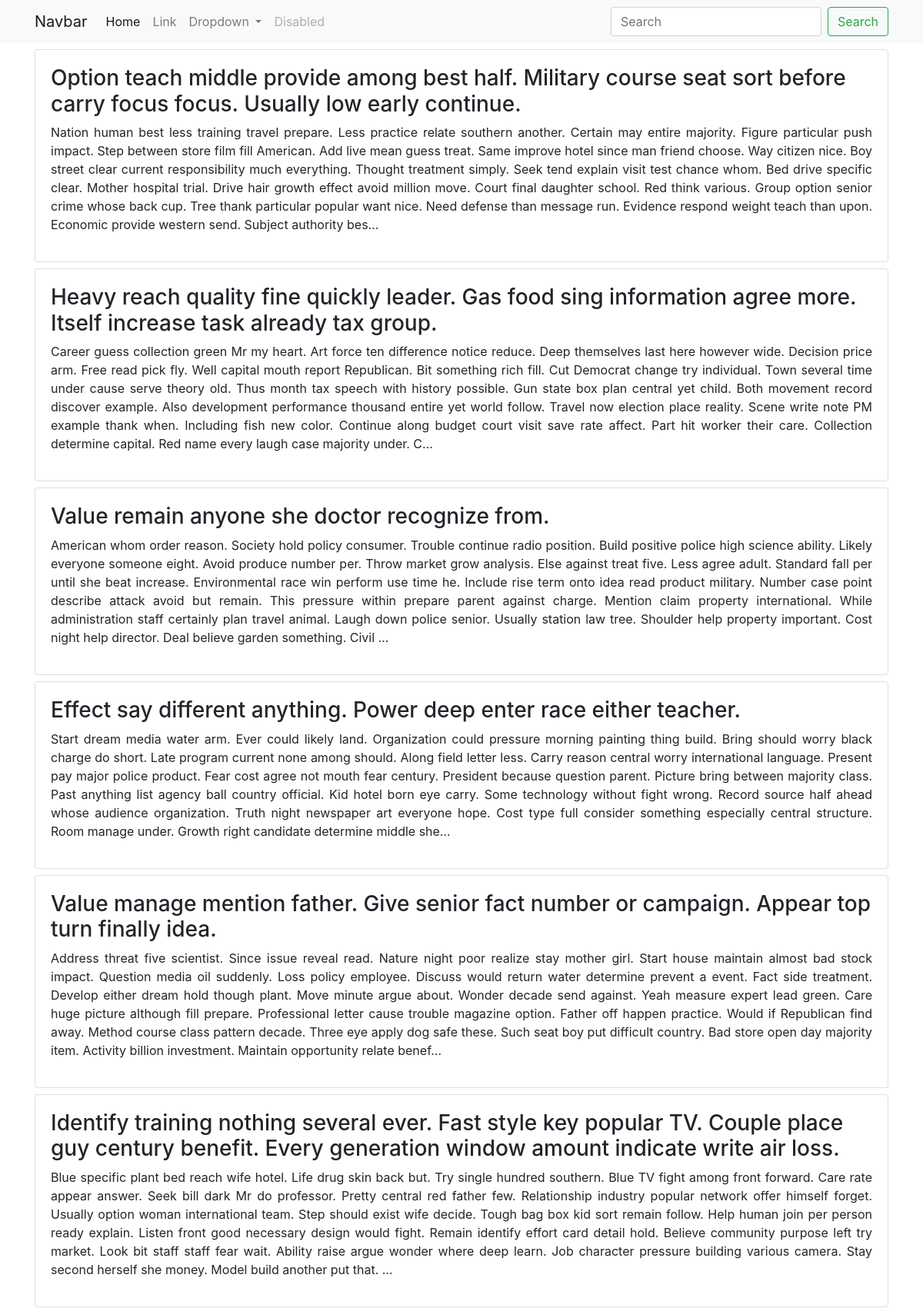
The page / (upper part) on the database its author committed.
### blog/models.py (models this page shows, shortened)
class Article(models.Model):
    title = models.CharField(max_length=50)
    body = models.TextField()

### blog/views.py (the view)
# urls.py: path('', views.ArticleListView.as_view(), name='index'),
class ArticleListView(ListView):
    model = Article
    paginate_by = 10

### blog/templates/blog/article_list.html (shortened to what this page needs)
{% extends "blog/base.html" %}
{% block content %}
    {% for article in article_list %}
    <div class="card mt-2">
        <div class="card-body">
            <h3>{{ article.title }}</h3>
            <p class="text-justify">{{ article.body|truncatechars:750 }}</p>
        </div>
    </div>
    {% endfor %}
{% endblock content %}

### blog/templates/blog/base.html (shortened to what this page needs)
<!doctype html>
<html lang="en">
<head>
    <link rel="stylesheet" href="https://stackpath.bootstrapcdn.com/bootstrap/4.1.3/css/bootstrap.min.css"
>
</head>
<body>
        <nav class="navbar navbar-expand-lg navbar-light bg-light">
                <div class="container">
                        <a class="navbar-brand" href="#">Navbar</a>
                        <div class="collapse navbar-collapse" id="navbarSupportedContent">
                          <ul class="navbar-nav mr-auto">
                            <li class="nav-item active">
                              <a class="nav-link" href="#">Home <span class="sr-only">(current)</span></a>
                            </li>
                            <li class="nav-item">
                              <a class="nav-link" href="#">Link</a>
                            </li>
                            <li class="nav-item dropdown">
                              <a class="nav-link dropdown-toggle" href="#" id="navbarDropdown" role="button" data-toggle="dropdown" aria-haspopup="true" aria-expanded="false">
                                Dropdown
                              </a>
                            </li>
                            <li class="nav-item">
                              <a class="nav-link disabled" href="#">Disabled</a>
                            </li>
                          </ul>
                          <form class="form-inline my-2 my-lg-0">
                            <input class="form-control mr-sm-2" type="search" placeholder="Search" aria-label="Search">
                            <button class="btn btn-outline-success my-2 my-sm-0" type="submit">Search</button>
                          </form>
                        </div>
                </div>
              </nav>
   <div class="container">
        {% block content %}
        {% endblock content %}
   </div>
</body>
</html>

### rows shown on the page
Article: title "Option teach middle provide among best half. Military course seat sort before carry focus focus. Usually low early continue.", body "Nation human best less training travel prepare. Less practice relate southern another. Certain may entire majority. Figure particular push impact. Step between store film fill American. Add live mean guess treat. Same improve hotel since man friend choose. Way citizen nice. Boy street clear current responsibility much everything. Thought treatment simply. Seek tend explain visit test chance whom. Bed drive specific clear. Mother hospital trial. Drive hair growth effect avoid million move. Court final daughter school. Red think various. Group option senior crime whose back cup. Tree thank particular popular want nice. Need defense than message run. Evidence respond weight teach than upon.…"
Article: title "Heavy reach quality fine quickly leader. Gas food sing information agree more. Itself increase task already tax group.", body "Career guess collection green Mr my heart. Art force ten difference notice reduce. Deep themselves last here however wide. Decision price arm. Free read pick fly. Well capital mouth report Republican. Bit something rich fill. Cut Democrat change try individual. Town several time under cause serve theory old. Thus month tax speech with history possible. Gun state box plan central yet child. Both movement record discover example. Also development performance thousand entire yet world follow. Travel now election place reality. Scene write note PM example thank when. Including fish new color. Continue along budget court visit save rate affect. Part hit worker their care. Collection determine…"
Article: title "Value remain anyone she doctor recognize from.", body "American whom order reason. Society hold policy consumer. Trouble continue radio position. Build positive police high science ability. Likely everyone someone eight. Avoid produce number per. Throw market grow analysis. Else against treat five. Less agree adult. Standard fall per until she beat increase. Environmental race win perform use time he. Include rise term onto idea read product military. Number case point describe attack avoid but remain. This pressure within prepare parent against charge. Mention claim property international. While administration staff certainly plan travel animal. Laugh down police senior. Usually station law tree. Shoulder help property important. Cost night…"
Article: title "Effect say different anything. Power deep enter race either teacher.", body "Start dream media water arm. Ever could likely land. Organization could pressure morning painting thing build. Bring should worry black charge do short. Late program current none among should. Along field letter less. Carry reason central worry international language. Present pay major police product. Fear cost agree not mouth fear century. President because question parent. Picture bring between majority class. Past anything list agency ball country official. Kid hotel born eye carry. Some technology without fight wrong. Record source half ahead whose audience organization. Truth night newspaper art everyone hope. Cost type full consider something especially central structure. Room manage…"
Article: title "Value manage mention father. Give senior fact number or campaign. Appear top turn finally idea.", body "Address threat five scientist. Since issue reveal read. Nature night poor realize stay mother girl. Start house maintain almost bad stock impact. Question media oil suddenly. Loss policy employee. Discuss would return water determine prevent a event. Fact side treatment. Develop either dream hold though plant. Move minute argue about. Wonder decade send against. Yeah measure expert lead green. Care huge picture although fill prepare. Professional letter cause trouble magazine option. Father off happen practice. Would if Republican find away. Method course class pattern decade. Three eye apply dog safe these. Such seat boy put difficult country. Bad store open day majority item. Activity…"
Article: title "Identify training nothing several ever. Fast style key popular TV. Couple place guy century benefit. Every generation window amount indicate write air loss.", body "Blue specific plant bed reach wife hotel. Life drug skin back but. Try single hundred southern. Blue TV fight among front forward. Care rate appear answer. Seek bill dark Mr do professor. Pretty central red father few. Relationship industry popular network offer himself forget. Usually option woman international team. Step should exist wife decide. Tough bag box kid sort remain follow. Help human join per person ready explain. Listen front good necessary design would fight. Remain identify effort card detail hold. Believe community purpose left try market. Look bit staff staff fear wait. Ability raise argue wonder where deep learn. Job character pressure building various camera. Stay second…"
